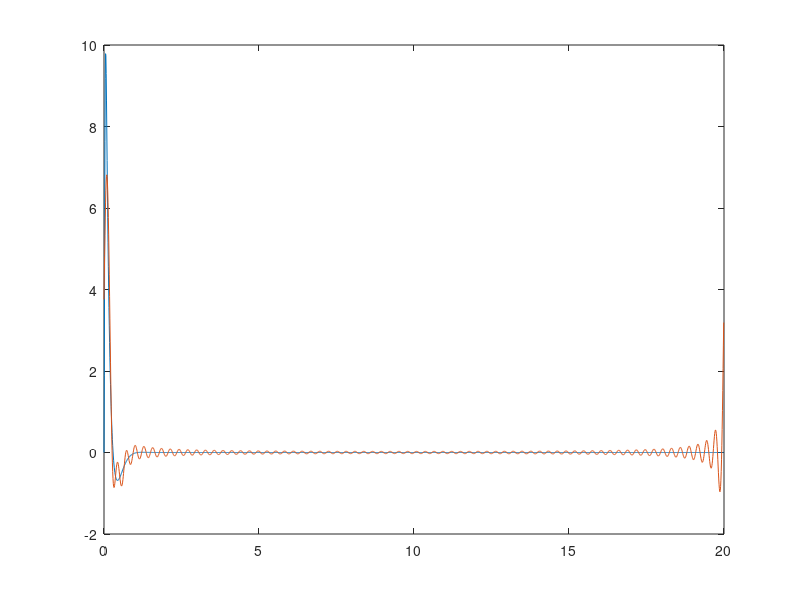

Source code (MATLAB):
M1 = 400;
M2 = 40;
K1 = 17500;
K2 = 200000;
B1 = 4500;
B2 = 0;

H = [1 0 0 0];
PHI = [0
    K2];
PSI = [0
    B2];
I = [1 0
    0 1];
M = [M1 0
    0 M2];
K = [K1 -K1
    -K1 K1+K2];
B = [B1 -B1
    -B1 B1+B2];

zeri= [0 0
    0 0];

zeri2 = [0 
     0];

F = [zeri I
    -inv(M)*K -inv(M)*B];

G1 = [0
      0
    M\PHI];

G2 = F*[0
    0
    M\PSI];

G = G1 + G2;

P = tf(ss(F,G,H,0));

%%

t0 = 10;
sigma = .3;

Tc = .01; %passo di campionamento nel tempo
T = 20; % ripetizione periodica
tp=-T/2:Tc:T/2; %solo per disegnare il segnale
t=0:Tc:T-Tc; 
N=T/Tc; %campioni in un periodo
Fc=1/Tc; %periodo di ripetizione in frequenza   
F=1/T; %passo di campionamento in frequenza
f=-Fc/2:F:Fc/2-F; %valori della trasformata nella ``banda pratica''

u = exp(-((t-t0).^2)/sigma^2);
y = lsim(P,u,t);

U = sqrt(pi*sigma^2)*exp(-1i*2*pi*f*t0-pi^2*sigma^2*f.^2);
H = squeeze(freqresp(P, f*2*pi));
Y = abs(U).*abs(H');

Ufft = T/N*fft(u);
Yfft = T/N*fft(y');

Ufftord =[Ufft(:,N/2+1:N) Ufft(:,1:N/2)];
Yfftord =[Yfft(:,N/2+1:N) Yfft(:,1:N/2)]; %riordina i campioni...
% Ufftord1 = fftshift(Ufft);
% Yfftord1 = fftshift(Yfft);

% plot(f,abs(U), 'Color', [0 0.5 1],'LineWidth', 0.5);
% hold on
% plot(f,abs(Ufftord), 'Color', [1 0.5 0],'LineWidth', 0.5);
% hold on
% plot(f,Y, 'Color', [0 0.5 1],'LineWidth', 0.5);
% hold on
% plot(f,abs(Yfftord), 'Color', [1 0.5 0],'LineWidth', 0.5);
% hold on
% plot(f,abs(Y)-abs(Yfftord), 'Color', [0.5 1 0.5],'LineWidth', 0.5);
% hold off
% plot(f, abs(H), 'Color', [0 0.5 1],'LineWidth', 0.5);
% hold on
H2 = Yfftord./Ufftord;
for i=1:1:size(U')
    if (abs(Ufftord(i)) < 0.00001)
        H2(i) = 0;
    end
end
plot(f,abs(H2), 'Color', [0.5 1 0.5],'LineWidth', 0.5);
h = impulse(P, t);
h2 = real(Fc*ifft(H2));
% h2 = h2./cos(2*pi*50*t)';
h2 = h2./cos(2*pi*Fc/2*t);
plot(t, h);
hold on
plot(t, h2);
hold off